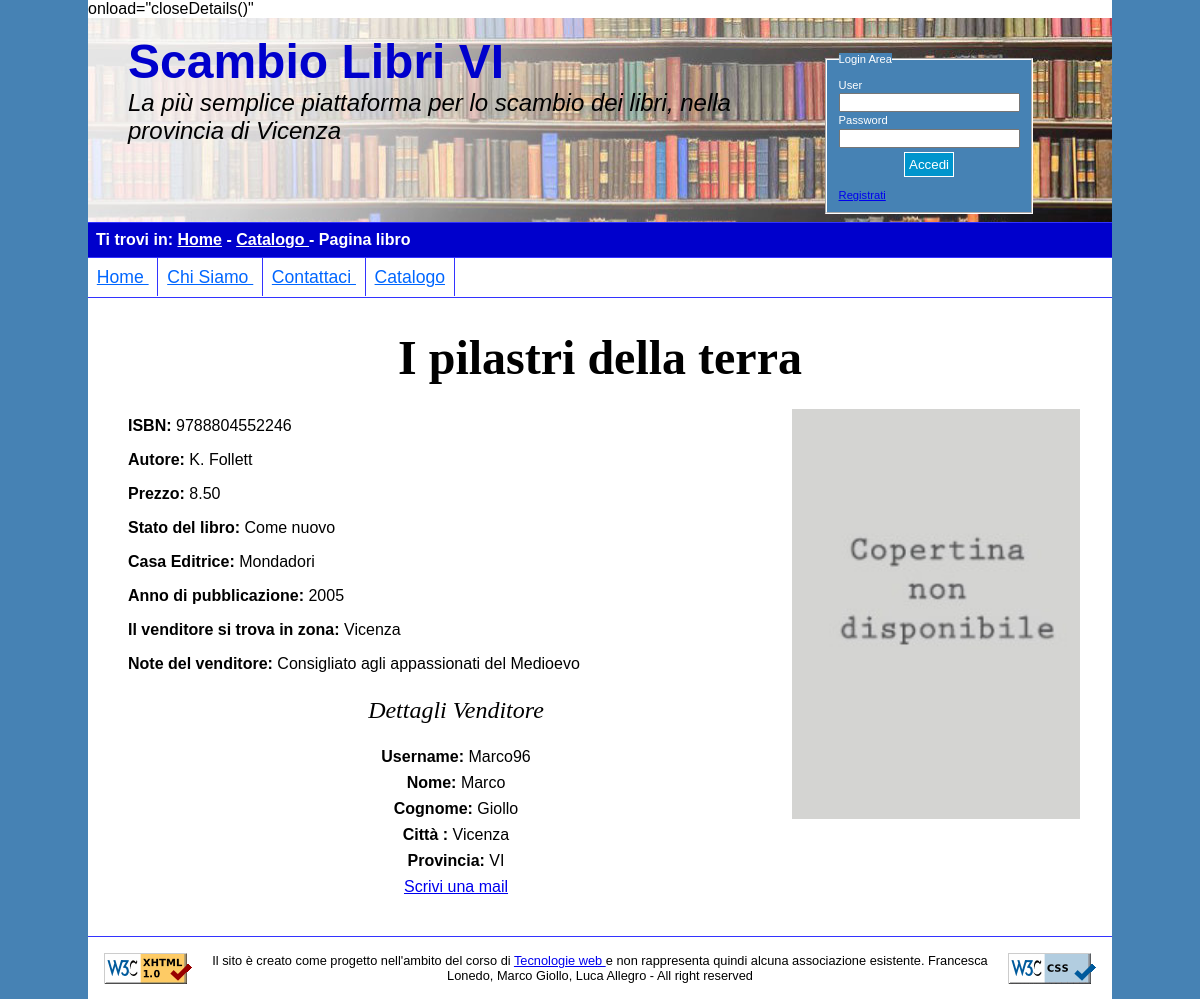
/Progetto/schedaLibro.php?id=1, run on the app's committed database.
### tables this page shows
CREATE TABLE IF NOT EXISTS `copiaLibro` (
  `codiceLibro` int(11) NOT NULL AUTO_INCREMENT,
  `ISBN` varchar(13)  NOT NULL,
  `proprietario` varchar(20)  NOT NULL,
  `prezzo` double(4,2) NOT NULL,
  `stato` varchar(255) NOT NULL,
  `note` varchar(160),
  `foto` varchar(30)  DEFAULT 'noImage.jpg',
  PRIMARY KEY (`codiceLibro`),
  FOREIGN KEY(ISBN) REFERENCES libro(ISBN) ON DELETE NO ACTION,
  FOREIGN KEY(proprietario) REFERENCES utente(username) ON DELETE CASCADE
);

CREATE TABLE IF NOT EXISTS `libro` (
  `titolo` varchar(255) NOT NULL,
  `autore` varchar(255) NOT NULL,
  `casaEditrice` varchar(255) DEFAULT NULL,
  `ISBN` varchar(13) NOT NULL,
  `annoPubblicazione` year(4) DEFAULT NULL,
  PRIMARY KEY (`ISBN`)
);

CREATE TABLE IF NOT EXISTS `utente` (
  `username` varchar(12) NOT NULL,
  `password` varchar(12)  NOT NULL,
  `nome` varchar(20)  NOT NULL,
  `cognome` varchar(20)  NOT NULL,
  `citta` varchar(20)  NOT NULL,
  `provincia` varchar(20)  NOT NULL,
  `email` varchar(30) NOT NULL,
  `numeroTelefono` varchar(15),
  PRIMARY KEY (`username`)
);

### Progetto/infoLibro.php (called while the page is built, shortened)
<?php
	class infoLibro{
    	public function getInfoLibro($connection, $codiceLibro){
            $query = 'SELECT DISTINCT c.ISBN, u.nome, u.cognome, c.prezzo, c.stato, c.note, l.titolo, l.autore, l.casaEditrice, l.annoPubblicazione, u.username, u.citta, c.foto FROM copiaLibro c JOIN libro l ON c.ISBN=l.ISBN JOIN utente u ON c.proprietario = u.username WHERE c.codiceLibro ='.$codiceLibro;
            $risultato = mysqli_query($connection, $query) or die("Non è stato possibile trovare le informazioni, ci scusiamo per il diagio");
            if(mysqli_num_rows($risultato)>0){
                $row = mysqli_fetch_assoc($risultato);
               	$output = array("ISBN" => $row["ISBN"],
                    					 "nome" => $row["nome"],
                                         "cognome" => $row["cognome"],
                                         "prezzo" => $row["prezzo"],
                                         "stato" => $row["stato"],
                                         "note" => $row["note"],
                                         "titolo" => $row["titolo"],
                                         "autore" => $row["autore"],
                                         "casaEditrice" => $row["casaEditrice"],
                                         "annoPubblicazione" => $row["annoPubblicazione"],
                                         "username" => $row["username"],
                                         "citta" => $row["citta"],
                                         "foto" => $row["foto"]);
                return $output;
            }
            else{
            	return null;
            }
        }
        public function getInfoVenditore($username, $connection){
        	$query = "SELECT username, nome, cognome, citta, provincia, email, numeroTelefono FROM utente WHERE username='".$username."'";
            $risultato = mysqli_query($connection, $query)  or die("Non è stato possibile trovare i dati relativi all'utente");
            if(mysqli_num_rows($risultato)>0){
            	$row = mysqli_fetch_assoc($risultato);
                $output = array("user" => $row["username"],
                    					 "nome" => $row["nome"],
                                         "cognome" => $row["cognome"],
                                         "citta" => $row["citta"],
                                         "provincia" => $row["provincia"],
                                         "email" => $row["email"],
                                         "numeroTelefono" => $row["numeroTelefono"]);
                return $output;
            }
            else{
            	return null;
            }
        }
    }
?>

### Progetto/schedaLibro.php (the view, shortened to what this page needs)
<?php
    	$id = $_GET["id"];
    	$output = "";
        $dettagliVend="";
        $lib = new connectDB();
        $openConnection = $lib -> accessDB();
        if(!$openConnection){
        	die("Errore nell'aprire il database");
        }
        else{
        	require_once 'infoLibro.php';
            $connection = $lib -> getConnection();
            $infoL = new infoLibro();
            $resultInfo = $infoL -> getInfoLibro($connection, $id);
            $infoVenditore = $infoL -> getInfoVenditore($resultInfo["username"], $connection);
            if(!$infoVenditore){
            	$output = $output."<p> Errore nel trovare i risultati dell'utente </p>";
            }
            else{
                 $dettagliVend = $dettagliVend.' <script type = "text/javascript" src = "showDetailsBook.js"></script>
                 <button  id="aDett" type="button" onclick="showDetails()"> Vedi i dettagli del venditore </button>
                        <div id="dettaUser">
                        <h2 id="pVend"> Dettagli Venditore </h2>
                     	<p id="user"> <span class="grass"> Username: </span>'.$infoVenditore["user"].'</p>
                        <p id="name"> <span class="grass"> Nome: </span>'.$infoVenditore["nome"].'</p>
                        <p id="cognome"> <span class="grass"> Cognome: </span>'.$infoVenditore["cognome"].'</p>
                        <p id="citta"> <span class="grass"> Citt&agrave; : </span>'.$infoVenditore["citta"].'</p>
                        <p id="provincia"> <span class="grass"> Provincia: </span>'.$infoVenditore["provincia"].'</p>
                        <p id="email"> <a href="mailto:'.$infoVenditore["email"].'">Scrivi una mail</a></p>';
                        $dettagliVend = $dettagliVend.'<button id="cDett" type="button" onclick="closeDetails()"> Chiudi dettagli </button>
                        </div>';
            }
            if($resultInfo){
                	$output =  $output.'<h1>'.$resultInfo["titolo"].'</h1>'.
                                    '<img src="photo/'.$resultInfo["foto"].'" id="fotoLibro" alt="La foto del libro '.$resultInfo["titolo"].'"/>'.
                                    '<div id="infoL">'.
                    				'<p id="ISBN" class="info"> <span class="grass"> ISBN: </span>'.$resultInfo["ISBN"].'</p>'.
                                    '<p id="autore" class="info"> <span class="grass"> Autore: </span>'.$resultInfo["autore"].'</p>'.
                                    '<p id="prezzo" class="info"> <span class="grass"> Prezzo: </span>'.$resultInfo["prezzo"].'</p>'.
                                    '<p id="stato" class="info"> <span class="grass"> Stato del libro: </span>'.$resultInfo["stato"].'</p>'.
                                    '<p id="casaEditrice" class="info"> <span class="grass"> Casa Editrice: </span>'.$resultInfo["casaEditrice"].'</p>'.
                                    '<p id="annoP" class="info"> <span class="grass"> Anno di pubblicazione: </span>'.$resultInfo["annoPubblicazione"].'</p>'.
                                    '<p id="zona" class="info"> <span class="grass"> Il venditore si trova in zona: </span>'.$resultInfo["citta"].'</p>'.
                                    '</div>';
                     if($resultInfo["note"]!=NULL){
                     	$output = $output. '<p id="note" class="info"> <span class="grass"> Note del venditore: </span>'.$resultInfo["note"].'</p>';
                     }
            }
            else{
            	$output = $output."<p> Non ci sono informazioni da visualizzare </p>";
            }
        }
        $header = file_get_contents("header.html");
        $header = str_replace("", '<script type = "text/javascript" src = "showDetailsBook.js"></script>', $header);
        $header = str_replace("", 'onload="closeDetails()"', $header);
        $header = str_replace("", 'onload="closeDetails()"', $header);
		$footer = file_get_contents("footer.html");
		$header = str_replace("", "<a href='index.php'>Home</a> - <a href = 'catalogo.php'>Catalogo </a> - Pagina libro", $header);
		if(!isset($_SESSION["user"])){
			$log = file_get_contents("areaLogin.html");
		}
		else{
			$log = '<a class="abutt" id="aPers" href="userHome.php" title="Vai alla tua pagina personale"> Pagina Personale </a> </br>
                  <a class="abutt" id="logout" href="logout.php" title="Esci"> Logout </a>';
		}
		$header = str_replace("", $log, $header);
		$men = file_get_contents("menuCompleto.html");
		$header = str_replace("", $men, $header);
		$con = file_get_contents("corpo.html");
		$con = str_replace("", $output, $con);
        $con = str_replace("", $dettagliVend, $con);
		$header = str_replace("", "Scheda Libro - Scambio Libri Vi", $header);
		echo $header;
		echo $con;
		echo $footer;
    ?>

### Progetto/style/style.css (style rules this page uses)
html { background-color: SteelBlue ; }
* { padding:0em; margin:0em; }
html, body { max-width: 1024px; margin: auto; font-family: Verdana, Arial, Helvetica, sans-serif; font-size: 100%; }
body { background-color: white; }
#logForm { margin-left:71%; padding-bottom: 0.3em; }
#loginForm input[type="submit"] { display:block; margin:auto; outline: none; cursor:pointer; text-align:center; text-decoration: none; color: white; margin-top:0.3em; border: solid 1px white; background: #0095cd; padding:0.3em; }
#loginForm { font-size: 0.7em; margin-left:0em; width:6em; }
#loginForm fieldset { border-color:white; margin:0.3em; padding:1em; background-color: SteelBlue; }
#loginForm legend { background-color: SteelBlue; color:white; }
#loginForm label { line-height: 1.5em; color:white; }
#header { overflow:auto; padding-left: 1.5em; background-image: url(sfondo.jpg); }
#titolo { margin-right: 28%; padding:1em; }
#titolo h1 { color: #0000cc; font-size: 3em; display:block; float:left; }
#titolo h2 { font-size: 1.5em; font-style: italic; font-weight: normal; display:block; float:left; }
#where { background-color: #0000cc; border-bottom: 1px solid #3333ff; border-top: 1px solid #3333ff; padding: 0.5em; color:white; font-size: 1.0em; }
#where p { font-weight: bold; }
#where p a:link { color:white; }
#menu { padding: 0.5em; font-size: 1.1em; border-bottom: 1px solid #3333ff; }
#menu ul { list-style-type: none; padding-left:-0.5em; margin-left:-0.5em; }
#menu ul li { padding: 0.5em; display: inline; }
#menu a:link { color: #0066ff; }
.centrali { border-left: 1px solid #3333ff; }
.ultimo { border-right: 1px solid #3333ff; border-left: 1px solid #3333ff; }
#corpo h2 { text-align:center; font-family: "Vag Rounded"; font-size:1.5em; font-weight:normal; font-style:italic; margin-bottom: 1em; }
#corpo h1 { text-align:center; font-family: "Vag Rounded"; font-size: 3em; margin-bottom: 0.5em; }
#fotoLibro { display:block; float:right; width:30%; }
.info { padding: 0.5em; }
.grass { font-weight: 900; }
#corpo { padding:2em; overflow:auto; }
#dettaUser { text-align:center; display: block; margin-right: 30%; }
#dettaUser p { margin:0.5em; }
#note { margin-bottom:1em; }
#footer { border-top: 1px solid #3333ff; padding: 1em; clear:both; }
#imgValidCode { float: left; }
#imgValidCSS { float: right; }
#footer p { margin-left: 10%; margin-right:10%; text-align: center; font-size: 0.8em; }

### Progetto/style/small.css (style rules this page uses)
#logForm { padding-bottom: 0.3em; margin-left: 1%; }
#loginForm input[type="submit"] { display:block; margin:auto; outline: none; cursor:pointer; text-align:center; text-decoration: none; color: white; margin-top:0.3em; border: solid 1px blue; background: #0095cd; }
#titolo h1 { color: #0000cc; font-size: 1.5em; display:block; }
#titolo h2 { display: none; }
#where { display: none; }
#menu { margin-left: 3px; padding: 0.5em; font-size: 1.1em; border-bottom: 1px solid #3333ff; }
#menu ul { list-style-type: none; margin-left:-0.5em; }
#menu ul li { display:flex; padding: 0.5em; border-top: 1px solid #3333ff; border-left: 1px solid #3333ff; border-right: 1px solid #3333ff; }
#current { display:flex; }
.ultimo { display: flex; border-bottom: 1px solid #3333ff; }
.centrali { display:flex; }
#dettaUser { display:none; text-align:center; margin-right: 30%; }
#dettaUser p { margin:0.5em; }
#footer { border-top: 1px solid #3333ff; padding: 1em; clear:both; }
#imgValidCode { display:none; }
#imgValidCSS { display:none; }
#footer p { margin-left: 10%; margin-right:10%; text-align: center; font-size: 0.8em; }

### data on the page
copialibro: ISBN.titolo "I pilastri della terra", foto (placeholder picture), ISBN "9788804552246", ISBN.autore "K. Follett", prezzo "8.50", stato "Come nuovo", ISBN.casaEditrice "Mondadori", ISBN.annoPubblicazione "2005", proprietario.citta "Vicenza", note "Consigliato agli appassionati del Medioevo"
utente: username "Marco96", nome "Marco", cognome "Giollo", citta "Vicenza", provincia "VI"

### other printed values
$footer "Il sito è creato come progetto nell'ambito del corso di Tecnologie web e non rappresenta quindi alcuna associazione esistente. Francesca Lonedo, Marco Giollo, Luca Allegro - All right reserved"
